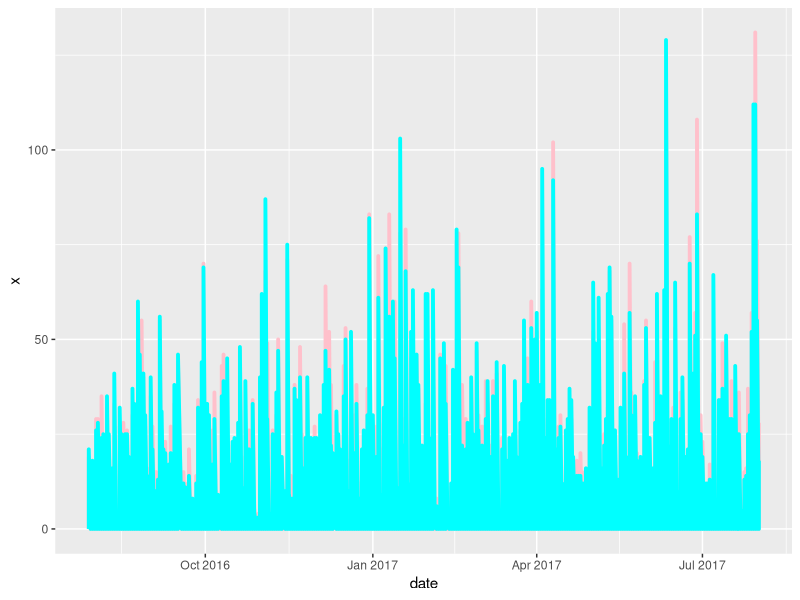
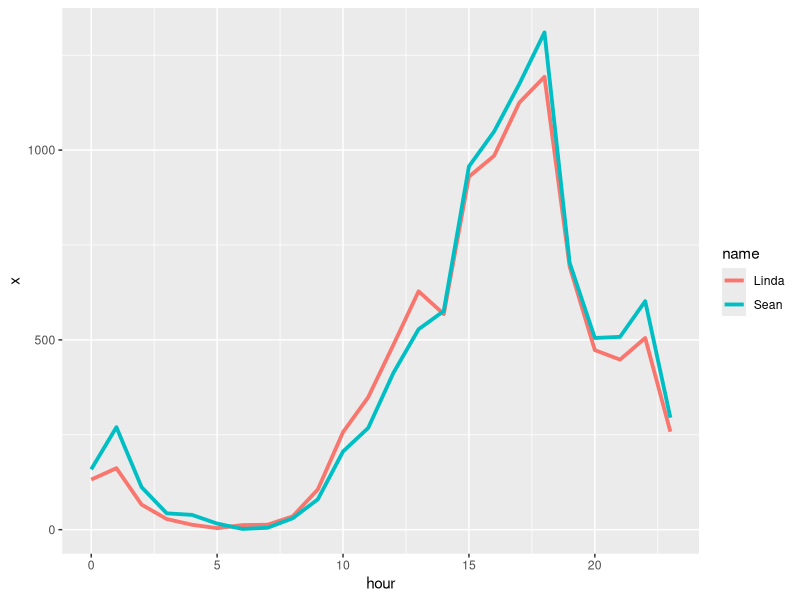

Generate these figures, in order, with R: (Note: this script raises an error after producing the figures.)
setwd("~/Developer/data-visualization-projects/WhatsAppChat")

library(ggplot2)
library(tidytext)
library(zoo)
library(dplyr)

data = read.csv("data.csv")
data$text = as.character(data$text)
data$date = as.Date(data$date)

###############################################################################
# Distribution
###############################################################################

#--------------------------------------
# num sent per day
# all categories
# line
#--------------------------------------
# aggregate by day NUM SENT 
agg_sent_by_day = aggregate(x=data$count_sent, by=list(date=data$date, name=data$name), FUN="sum")
sean_dates = agg_sent_by_day[which(agg_sent_by_day$name == "Sean"), 1]
linda_dates = agg_sent_by_day[which(agg_sent_by_day$name == "Linda"), 1]

# fill in missing dates for Linda and Sean
for (date in linda_dates) {
  if (!(date %in% sean_dates)) {
    agg_sent_by_day = rbind(data.frame(date=as.Date(date, origin="1970-01-01"), name="Sean", x=0), agg_sent_by_day)
    sean_dates = c(as.Date(date, origin="1970-01-01"), sean_dates)
  }
}
for (date in sean_dates) {
  if (!(date %in% linda_dates)) {
    agg_sent_by_day = rbind(data.frame(date=as.Date(date, origin="1970-01-01"), name="Linda", x=0), agg_sent_by_day)
    linda_dates = c(as.Date(date, origin="1970-01-01"), linda_dates)
  }
}

agg_sent_by_day = agg_sent_by_day[order(agg_sent_by_day$date),]

linda_subset = agg_sent_by_day[which(agg_sent_by_day$name == "Linda"),]
linda_subset$cumsum = cumsum(linda_subset$x)
sean_subset = agg_sent_by_day[which(agg_sent_by_day$name == "Sean"),]
sean_subset$cumsum = cumsum(sean_subset$x)

# PLOT: line
ggplot() +
  geom_line(data=linda_subset, aes(x=date, y=x), color="pink", size=1.3) +
  geom_line(data=sean_subset, aes(x=date, y=x), color="cyan", size=1.3)

#--------------------------------------
# num words per day
# all categories
# line
#--------------------------------------

# aggregate by day NUM WORDS
agg_words_by_day = aggregate(data$count_words, by=list(data$date, data$name), FUN="sum")

#--------------------------------------
# num sent per hour
# all categories
# line
#--------------------------------------

# aggregate by time of day NUM SENT
agg_sent_by_time = aggregate(data$count_sent, by=list(hour=data$time, name=data$name), FUN="sum")

# PLOT: line
ggplot() +
  geom_line(data=agg_sent_by_time, aes(x=hour, y=x, color=name), size=1.3)

# PLOT: heatmap of time of day

###############################################################################
# Sentiment Analysis
###############################################################################

afinn = get_sentiments("afinn")
bing = get_sentiments("bing")
nrc = get_sentiments("nrc")

#--------------------------------------
# explore nrc rating
#--------------------------------------

# filter out only messages
message_only = data[which(data$category == "MESSAGE"),]
agg_day_text = aggregate(message_only$text, by=list(date=message_only$date, name=message_only$name), FUN=paste)

sentiments = data.frame()
for (i in 1:length(agg_day_text$x)) {
  print(i)
  message_list = as.vector(unlist(agg_day_text$x[i]))
  text_df = data_frame(line=1:length(message_list), text=message_list)
  sentiment_count = text_df %>%
                      unnest_tokens(word, text) %>%
                      inner_join(nrc) %>% 
                      count(sentiment)
  
  date = agg_day_text$date[i]
  name = as.character(agg_day_text$name)[i]
  partial = data.frame(date=rep(date,length(sentiment_count$sentiment)), name=rep(name,length(sentiment_count$sentiment)), sentiment=sentiment_count$sentiment, n=sentiment_count$n)
  sentiments = rbind(sentiments, partial)
}
